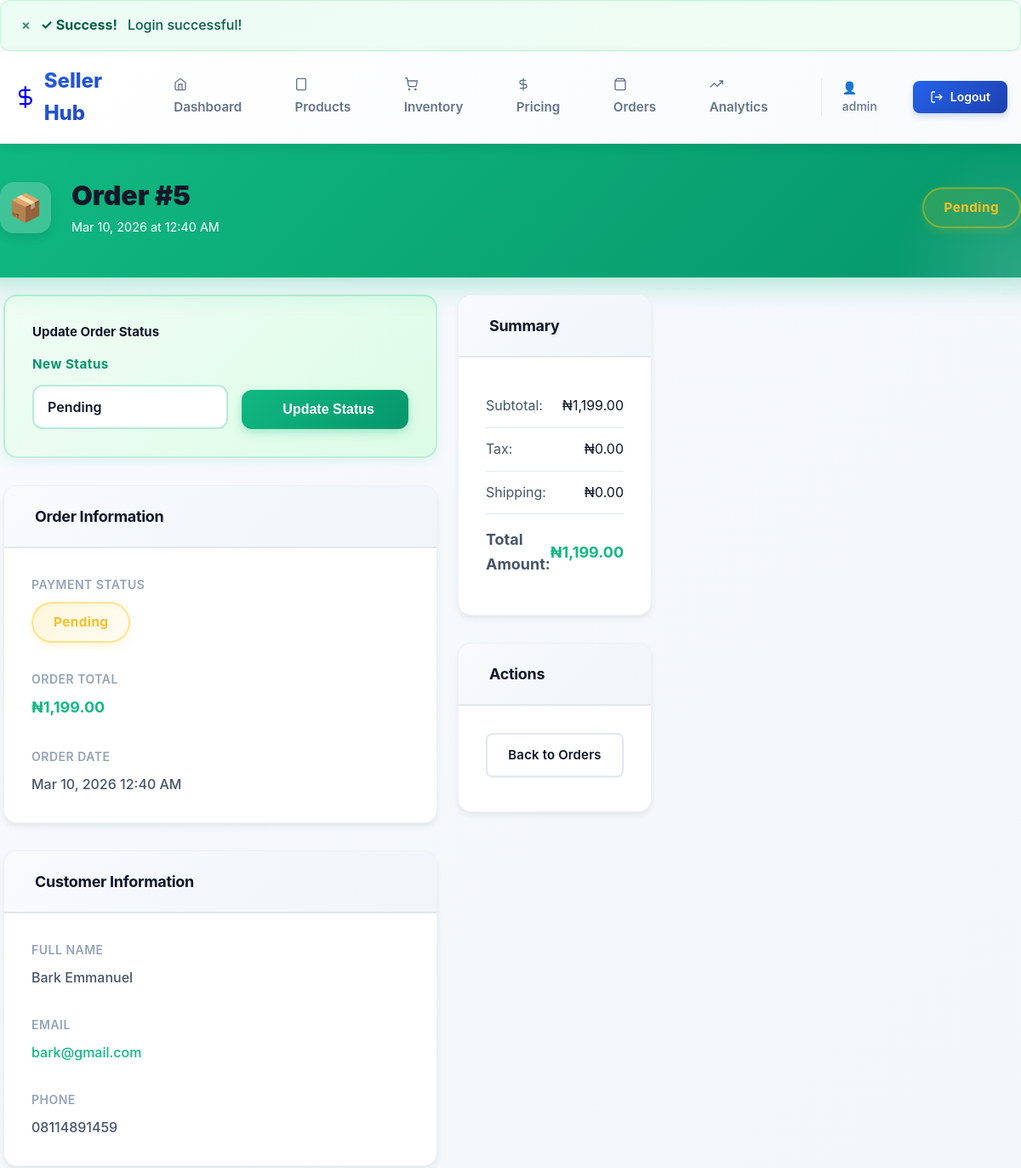
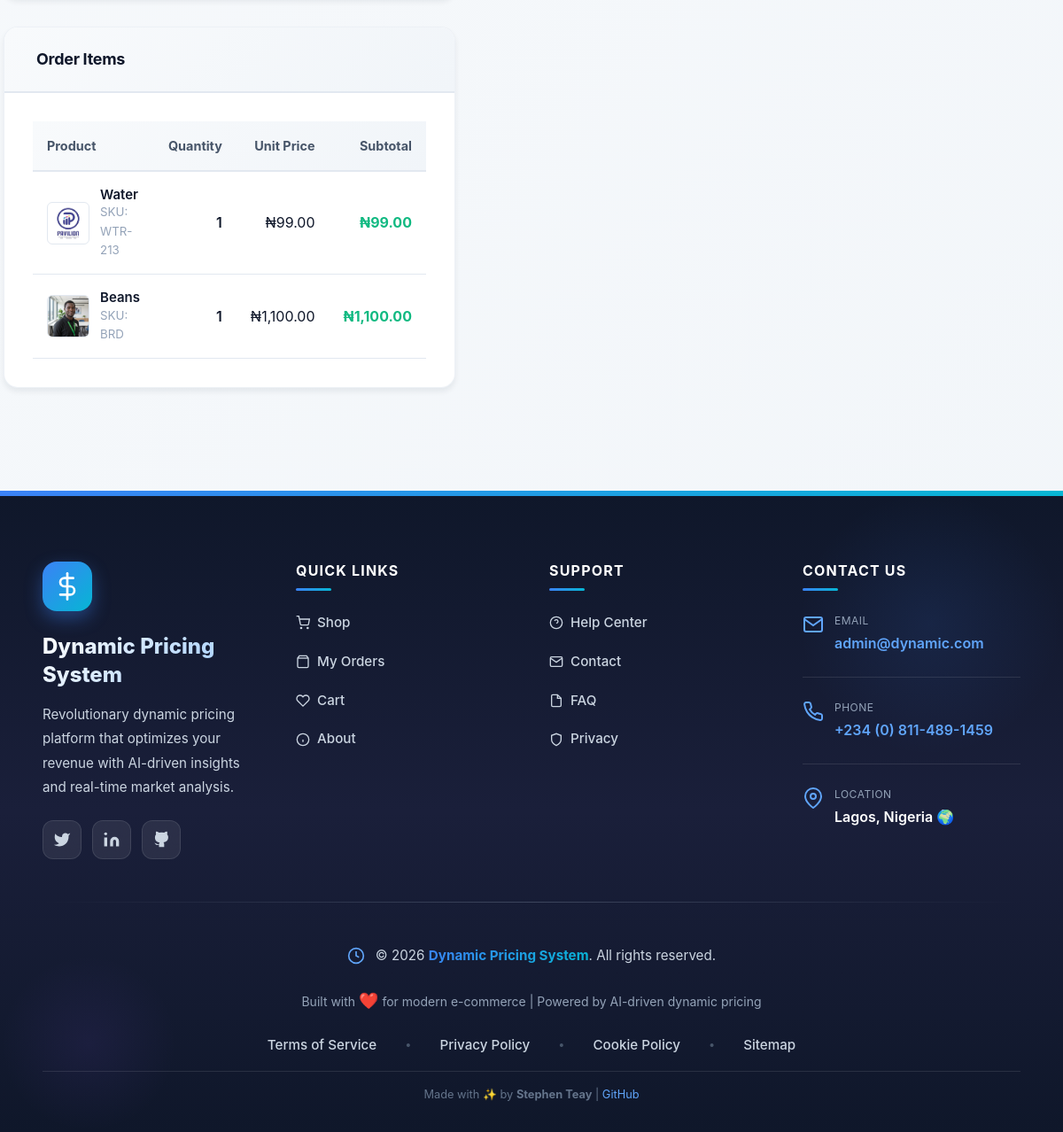
The app's page /dynamic/dynamic_pricing/public/seller/order/5 (signed in) with its own data (2 pictures, top to bottom).
### tables this page shows
CREATE TABLE `orders` (
  `order_id` int(11) NOT NULL,
  `order_number` varchar(50) NOT NULL,
  `buyer_id` int(11) NOT NULL,
  `seller_id` int(11) NOT NULL,
  `total_amount` decimal(10,2) NOT NULL,
  `order_status` enum('pending','confirmed','processing','shipped','delivered','cancelled') DEFAULT 'pending',
  `payment_status` enum('pending','paid','failed','refunded') DEFAULT 'pending',
  `payment_method` varchar(50) DEFAULT NULL,
  `shipping_address` text DEFAULT NULL,
  `cancellation_reason` text DEFAULT NULL,
  `paid_at` timestamp NULL DEFAULT NULL,
  `cancelled_at` timestamp NULL DEFAULT NULL,
  `created_at` timestamp NOT NULL DEFAULT current_timestamp(),
  `updated_at` timestamp NOT NULL DEFAULT current_timestamp() ON UPDATE current_timestamp()
);

CREATE TABLE `users` (
  `user_id` int(11) NOT NULL,
  `username` varchar(50) NOT NULL,
  `email` varchar(100) NOT NULL,
  `password` varchar(255) NOT NULL,
  `full_name` varchar(100) NOT NULL,
  `phone` varchar(20) DEFAULT NULL,
  `user_type` enum('buyer','seller','admin') NOT NULL DEFAULT 'buyer',
  `is_active` tinyint(1) DEFAULT 1,
  `email_verified_at` timestamp NULL DEFAULT NULL,
  `last_login` timestamp NULL DEFAULT NULL,
  `created_at` timestamp NOT NULL DEFAULT current_timestamp(),
  `updated_at` timestamp NOT NULL DEFAULT current_timestamp() ON UPDATE current_timestamp()
);

CREATE TABLE `order_items` (
  `order_item_id` int(11) NOT NULL,
  `order_id` int(11) NOT NULL,
  `product_id` int(11) NOT NULL,
  `quantity` int(11) NOT NULL,
  `unit_price` decimal(10,2) NOT NULL,
  `subtotal` decimal(10,2) NOT NULL,
  `created_at` timestamp NOT NULL DEFAULT current_timestamp()
);

CREATE TABLE `products` (
  `product_id` int(11) NOT NULL,
  `seller_id` int(11) NOT NULL,
  `product_name` varchar(255) NOT NULL,
  `product_description` text DEFAULT NULL,
  `category` varchar(50) NOT NULL,
  `sku` varchar(100) NOT NULL,
  `base_cost` decimal(10,2) NOT NULL,
  `cost_currency` varchar(3) DEFAULT 'NGN',
  `current_price` decimal(10,2) NOT NULL,
  `price_currency` varchar(3) DEFAULT 'NGN',
  `image_url` varchar(255) DEFAULT NULL,
  `is_active` tinyint(1) DEFAULT 1,
  `last_price_update` timestamp NULL DEFAULT NULL,
  `created_at` timestamp NOT NULL DEFAULT current_timestamp(),
  `updated_at` timestamp NOT NULL DEFAULT current_timestamp() ON UPDATE current_timestamp()
);

### views/seller/order-detail.php (the view, shortened to what the rows shown need)
<?php
require_once __DIR__ . '/../layouts/header.php';
require_once __DIR__ . '/../layouts/seller_nav.php';
?>
<div class="order-detail-header">
    <div class="order-detail-header-content">
        <div class="order-detail-title">
            <div class="order-icon">📦</div>
            <div>
                <h1>Order #<?php echo htmlspecialchars($order['order_id']); ?></h1>
                <p class="order-detail-subtitle">
                    <?php echo date('M j, Y \a\t g:i A', strtotime($order['created_at'])); ?>
                </p>
            </div>
        </div>
        <span class="status-badge <?php echo $order['status']; ?>">
            <?php echo ucfirst($order['status']); ?>
        </span>
    </div>
</div>
<div class="container mt-4">
    <div class="row">
        <div class="col-lg-8">
            <div class="status-update-section">
                <h6 style="margin: 0 0 1rem 0; color: #0f172a; font-weight: 700;">Update Order Status</h6>
                <form method="POST" action="<?php echo url('seller/order/' . $order['order_id'] . '/update-status'); ?>" class="status-update-form">
                    <div class="form-group">
                        <label for="status">New Status</label>
                        <select name="status" id="status" class="form-control" required>
                            <option value="pending" <?php echo $order['status'] === 'pending' ? 'selected' : ''; ?>>Pending</option>
                        </select>
                    </div>
                    <button type="submit">
                        <i class="fas fa-check"></i> Update Status
                    </button>
                </form>
            </div>
            <div class="detail-card">
                <div class="detail-card-header">
                    <h5><i class="fas fa-box"></i> Order Information</h5>
                </div>
                <div class="detail-card-body">
                    <div class="info-grid">
                        <div class="info-item">
                            <span class="info-label">Payment Status</span>
                            <div>
                                <span class="status-badge <?php echo $order['payment_status']; ?>">
                                    <i class="fas fa-credit-card"></i> <?php echo ucfirst($order['payment_status']); ?>
                                </span>
                            </div>
                        </div>
                        <div class="info-item">
                            <span class="info-label">Order Total</span>
                            <span class="info-value" style="color: #10b981;">₦<?php echo number_format($order['total_amount'], 2); ?></span>
                        </div>
                        <div class="info-item">
                            <span class="info-label">Order Date</span>
                            <span class="info-value muted"><?php echo date('M j, Y g:i A', strtotime($order['created_at'])); ?></span>
                        </div>
                    </div>
                </div>
            </div>
            <div class="detail-card">
                <div class="detail-card-header">
                    <h5><i class="fas fa-user"></i> Customer Information</h5>
                </div>
                <div class="detail-card-body">
                    <div class="info-grid">
                        <div class="info-item">
                            <span class="info-label">Full Name</span>
                            <span class="info-value muted"><?php echo htmlspecialchars($buyer['full_name'] ?? 'N/A'); ?></span>
                        </div>
                        <div class="info-item">
                            <span class="info-label">Email</span>
                            <span class="info-value muted">
                                <a href="mailto:<?php echo htmlspecialchars($buyer['email'] ?? ''); ?>" style="color: #10b981; text-decoration: none;">
                                    <?php echo htmlspecialchars($buyer['email'] ?? 'N/A'); ?>
                                </a>
                            </span>
                        </div>
                        <div class="info-item">
                            <span class="info-label">Phone</span>
                            <span class="info-value muted"><?php echo htmlspecialchars($buyer['phone'] ?? 'N/A'); ?></span>
                        </div>
                    </div>
                </div>
            </div>
            <div class="detail-card">
                <div class="detail-card-header">
                    <h5><i class="fas fa-list"></i> Order Items</h5>
                </div>
                <div class="detail-card-body">
                    <?php if (empty($order['items'])): ?>
                        <div class="alert-box alert-info">
                            <i class="fas fa-info-circle"></i> No items found for this order.
                        </div>
                    <?php else: ?>
                        <div class="table-responsive">
                            <table class="items-table">
                                <thead>
                                    <tr>
                                        <th>Product</th>
                                        <th class="text-end">Quantity</th>
                                        <th class="text-end">Unit Price</th>
                                        <th class="text-end">Subtotal</th>
                                    </tr>
                                </thead>
                                <tbody>
                                    <?php foreach ($order['items'] as $item): ?>
                                    <tr>
                                        <td>
                                            <div class="product-info">
                                                <?php if (!empty($item['product_image'])): ?>
                                                    <img src="<?php echo ASSETS_URL . '/images/products/' . htmlspecialchars($item['product_image']); ?>" alt="<?php echo htmlspecialchars($item['product_name']); ?>" class="product-image">
                                                <?php else: ?>
                                                    <div style="width: 48px; height: 48px; background: #f1f5f9; border-radius: 0.375rem; display: flex; align-items: center; justify-content: center; border: 1px solid #e2e8f0;">
                                                        <i class="fas fa-image" style="color: #94a3b8; font-size: 1.25rem;"></i>
                                                    </div>
                                                <?php endif; ?>
                                                <div class="product-details">
                                                    <h6><?php echo htmlspecialchars($item['product_name']); ?></h6>
                                                    <?php if (!empty($item['sku'])): ?>
                                                        <small>SKU: <?php echo htmlspecialchars($item['sku']); ?></small>
                                                    <?php endif; ?>
                                                </div>
                                            </div>
                                        </td>
                                        <td class="text-end" style="font-weight: 600;"><?php echo (int)$item['quantity']; ?></td>
                                        <td class="text-end">₦<?php echo number_format($item['price'], 2); ?></td>
                                        <td class="text-end" style="font-weight: 700; color: #10b981;">₦<?php echo number_format($item['quantity'] * $item['price'], 2); ?></td>
                                    </tr>
                                    <?php endforeach; ?>
                                </tbody>
                            </table>
                        </div>
                    <?php endif; ?>
                </div>
            </div>
        </div>
        <div class="col-lg-4">
            <div class="detail-card sidebar-card">
                <div class="detail-card-header">
                    <h5><i class="fas fa-calculator"></i> Summary</h5>
                </div>
                <div class="detail-card-body">
                    <div class="order-summary-row">
                        <span class="order-summary-label">Subtotal:</span>
                        <span>₦<?php echo number_format($order['total_amount'], 2); ?></span>
                    </div>
                    <div class="order-summary-row">
                        <span class="order-summary-label">Tax:</span>
                        <span>₦<?php echo number_format(0, 2); ?></span>
                    </div>
                    <div class="order-summary-row">
                        <span class="order-summary-label">Shipping:</span>
                        <span>₦<?php echo number_format(0, 2); ?></span>
                    </div>
                    <div class="order-summary-row">
                        <span class="order-summary-label">Total Amount:</span>
                        <span>₦<?php echo number_format($order['total_amount'], 2); ?></span>
                    </div>
                </div>
            </div>
            <div class="detail-card">
                <div class="detail-card-header">
                    <h5><i class="fas fa-ellipsis-h"></i> Actions</h5>
                </div>
                <div class="detail-card-body">
                    <a href="<?php echo url('seller/orders'); ?>" class="btn btn-outline-secondary" style="width: 100%; text-decoration: none; display: inline-block; text-align: center; padding: 0.75rem;">
                        <i class="fas fa-arrow-left"></i> Back to Orders
                    </a>
                </div>
            </div>
        </div>
    </div>
</div>
<?php require_once __DIR__ . '/../layouts/footer.php'; ?>

### core/Router.php (shortened to what the rows shown need)
<?php
class Router {
    private $routes = [];
    private $currentMethod = '';
    private $currentPath = '';
    public function register($method, $path, $handler) {
        if (!isset($this->routes[$method])) {
            $this->routes[$method] = [];
        }
        $this->routes[$method][$path] = $handler;
        return $this;
    }
    private function normalizeUri($uri) {
        $uri = preg_replace('/\.php$/', '', $uri);
        $uri = $uri === '/' ? '/' : rtrim($uri, '/');
        return $uri;
    }
    public function dispatch($uri = null, $method = null) {
        $this->currentPath = $this->normalizeUri($uri ?? $this->currentPath);
        $this->currentMethod = $method ?? $this->currentMethod;
        foreach ($this->routes[$this->currentMethod] as $path => $handler) {
            $params = [];
            if ($this->matchRoute($path, $params)) {
                return $this->callHandler($handler, $params);
            }
        }
        return $this->notFound();
    }
    private function matchRoute($pattern, &$params) {
        $pattern = preg_replace('/\//', '\\/', $pattern);
        $pattern = preg_replace('/\{([a-zA-Z0-9_]+)\}/', '(?P<\1>[^\/]+)', $pattern);
        $pattern = '/^' . $pattern . '$/i';
        if (preg_match($pattern, $this->currentPath, $matches)) {
            return true;
        }
        return false;
    }
    private function callHandler($handler, $params = []) {
        [$controller, $method] = explode('@', $handler);
        $controllerClass = $controller;
        try {
            $controllerInstance = new $controllerClass();
        } catch (Exception $e) {
            error_log("Router: Error instantiating controller '{$controllerClass}': " . $e->getMessage());
            error_log("Router: " . $e->getTraceAsString());
            throw $e;
        }
        try {
            $positionalParams = array_values($params);
            return call_user_func_array([$controllerInstance, $method], $positionalParams);
        } catch (Exception $e) {
            error_log("Router: Error calling {$controllerClass}::{$method}: " . $e->getMessage());
            error_log("Router: " . $e->getTraceAsString());
            throw $e;
        }
    }
}

### records on screen
orders: order_id "5", created_at "Mar 10, 2026 at 12:40 AM", payment_status "Pending", total_amount "1,199.00", created_at "Mar 10, 2026 12:40 AM"
users: full_name "Bark Emmanuel", email "bark@gmail.com", phone "08114891459"
order_items: shows a picture, product.product_name "Water", product.sku "WTR-213", quantity "1", unit_price "99.00", $item['quantity']*$item['price'] "99.00"
order_items: shows a picture, product.product_name "Beans", product.sku "BRD", quantity "1", unit_price "1,100.00", $item['quantity'] * $item['price'] "1,100.00"

### other values on screen
$order['status'] "Pending"
